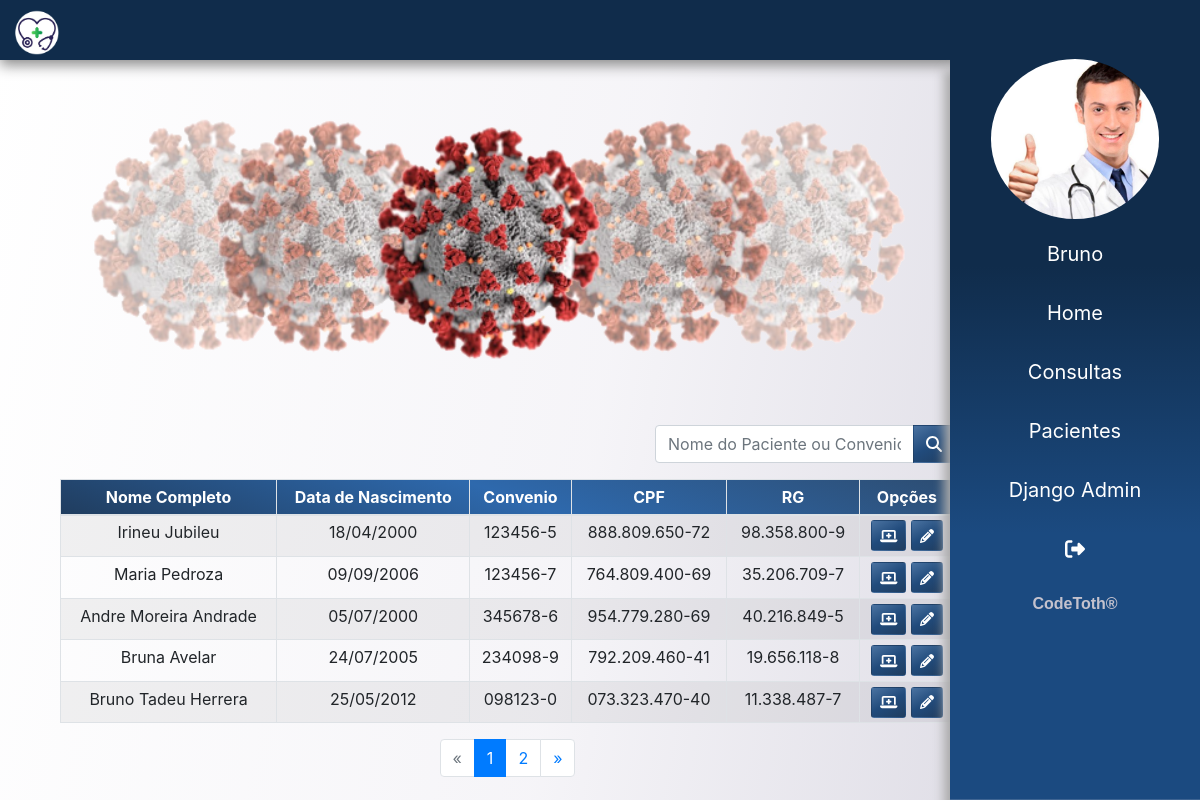
/pacientes/ (signed in), run on an earlier commit of the app's database.
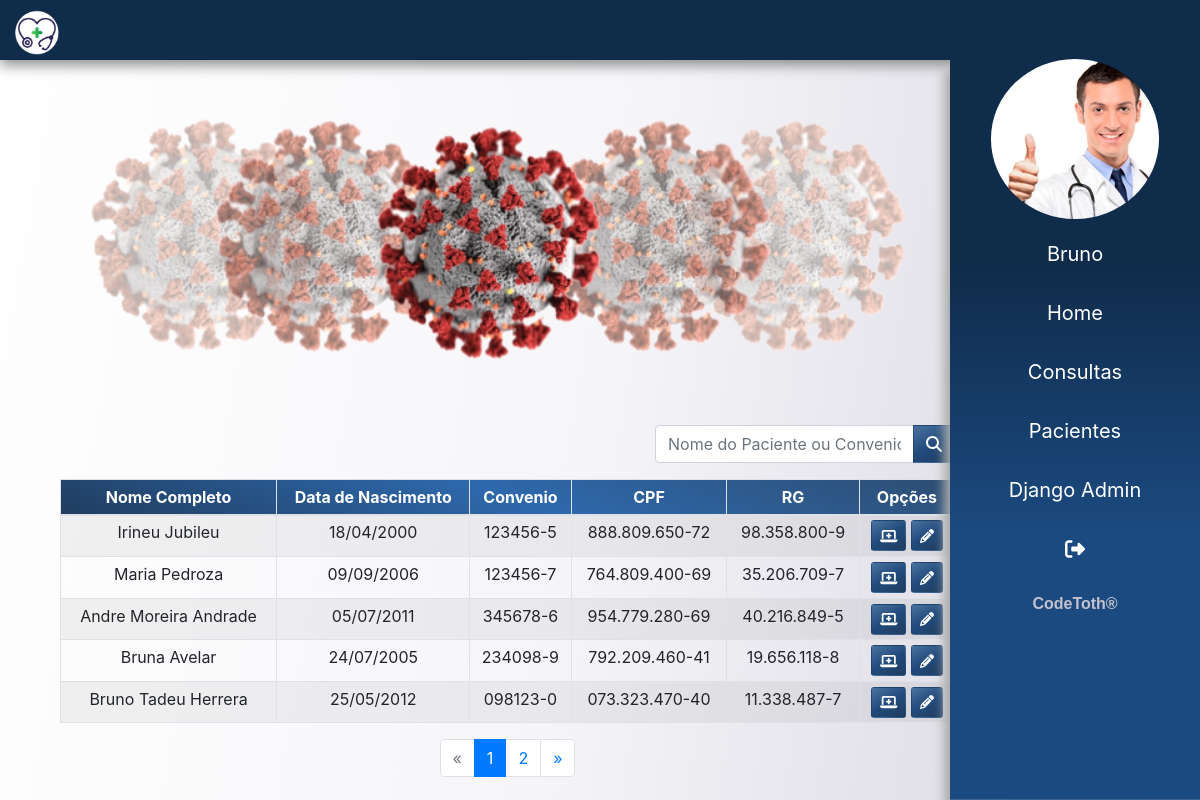
And on a later commit of the database.
### app/medico/models.py (models this page shows)
class Medico(models.Model):
    usuario = models.ForeignKey(User, on_delete=models.CASCADE)
    nome = models.CharField(max_length=150)
    sexo = models.CharField(max_length=1)
    data_nascimento = models.DateField()
    crm = models.CharField(max_length=20, unique=True)
    cpf = models.CharField(max_length=20, unique=True)
    rg = models.CharField(max_length=20, unique=True)
    email = models.EmailField()
    foto = models.ImageField(upload_to=f'fotos/{time.time()}', blank=True)

### app/paciente/models.py (models this page shows)
class Paciente(models.Model):
    nome = models.CharField(max_length=200)
    sexo = models.CharField(max_length=1)
    data_nascimento = models.DateField()
    cpf = models.CharField(max_length=20, unique=True)
    rg = models.CharField(max_length=20, unique=True)
    carteira_convenio = models.CharField(max_length=30, unique=True)
    peso = models.FloatField()
    altura = models.FloatField()
    endereco = models.CharField(max_length=250)
    end_num = models.IntegerField(max_length=10)
    complemento = models.CharField(max_length=50, blank=True)
    email = models.CharField(max_length=50)
    telefone = models.CharField(max_length=14)
    celular = models.CharField(max_length=15)

### app/paciente/views.py (the view)
# urls.py: path('', listar, name='conusultas')
@login_required(login_url='login')
def listar(request):
    dados =  get_dados(request)
    lst_pacientes = Paciente.objects.all()
    paginator = Paginator(lst_pacientes,5)
    page = request.GET.get('page')
    pacientes_por_pagina = paginator.get_page(page)
    dados['lst_pacientes'] = pacientes_por_pagina
    return render(request, 'paciente/lista_pacientes.html', dados)

### templates/paciente/lista_pacientes.html
{% extends 'base.html' %}
{% load static %}
{% block content %}
<main>
    {% include 'partials/_campanha.html' %}
    <section class="container">
        <div class="col-10">
            <div class="rowCustom mb-3">
                <div class="input-group">
                    <input type="text" class="form-control" placeholder="Nome do Paciente ou Convenio">
                    <div class="input-group-append">
                        <button class="btn btnCustom " type="button"><i class="fas fa-search"></i></button>
                    </div>
                </div>
            </div>
            <table class="table table-sm table-bordered table-striped text-center mx-auto" id="pacientes">
                <thead class="colorCustom">
                    <tr>
                        <th scope="col">Nome Completo</th>
                        <th scope="col">Data de Nascimento</th>
                        <th scope="col">Convenio</th>
                        <th scope="col">CPF</th>
                        <th scope="col">RG</th>
                        <th scope="col">Opções</th>
                    </tr>
                </thead>
                <tbody>
                    {% for paciente in lst_pacientes %}
                    <tr>
                        <th scope="row">{{ paciente.nome }}</th>
                        <td>{{ paciente.data_nascimento|date:"d/m/Y" }}</td>
                        <td> {{ paciente.carteira_convenio }} </td>
                        <td> {{ paciente.cpf }} </td>
                        <td> {{ paciente.rg }} </td>
                        <td>
                            <a href="{% url 'det_paciente' paciente.id %}" class="btn btnCustom btn-sm"> <i class="fas fa-laptop-medical"></i> </a>
                            <a href="{% url 'paciente' paciente.id %}" class="btn btnCustom btn-sm"> <i class="fas fa-pencil-alt"></i> </a>
                        </td>
                    </tr>
                    {% endfor %}
                </tbody>
            </table>
        </div>
        <div class="col-10">
            <nav aria-label="Page navigation example">
                {% if lst_pacientes.has_other_pages %}
                <ul class="pagination justify-content-center">
                    {% if lst_pacientes.has_previous %}
                    <li class="page-item">
                        <a class="page-link" href="?page={{ lst_pacientes.previous_page_number }}#pacientes" >&laquo;</a>
                    </li>
                    {% else %}
                    <li class="page-item disabled">
                        <a class="page-link">&laquo;</a>
                    </li>
                    {% endif %}
                    {% for pagina in lst_pacientes.paginator.page_range %}
                        {% if lst_pacientes.number == pagina %}
                        <li class="page-item active"> <a class="page-link">{{ pagina }}</a></li>
                        {% else %}
                        <li class="page-item">
                            <a href="?page={{ pagina }}#pacientes" class="page-link">{{ pagina }}</a>
                        </li>
                        {% endif %}
                    {% endfor %}
                    {% if lst_pacientes.has_next %}
                        <li class="page-item">
                            <a href="?page={{ lst_pacientes.next_page_number }}#pacientes" class="page-link">&raquo;</a>
                        </li>
                    {% else %}
                        <li class="page-item disabled">
                            <a class="page-link">&raquo;</a>
                        </li>
                    {% endif %}
                </ul>
                {% endif %}
            </nav>
        </div>
    </section>
</main>
{% endblock %}

### templates/base.html (shortened to what this page needs)
{% load static %}
<!DOCTYPE html>
<html lang="pt-br">
<head>
    <link rel="stylesheet" href="{% static 'css/utils/reset.css' %}">
    <link rel="stylesheet" href="{% static 'css/utils/bootstrap.css' %}">
    <link rel="stylesheet" href="{% static 'css/utils/all.min.css' %}">
    <link rel="stylesheet" href="{% static 'css/app.css' %}">
</head>
<body>
    {% include 'partials/_menu.html' %}
    {% include 'partials/_sidebar.html' %}
    {% block content %}{% endblock %}
</body>
</html>

### templates/partials/_menu.html (shortened to what this page needs)
{% load static %}
<header class="fixed-top">
    <div class="inner-width">
        <a href="{% url 'dashboard' %}" class="logo">
            <img src="{% static  'images/logo.png' %}" alt="" srcset=""></a>
    </div>
</header>

### templates/partials/_sidebar.html
{% load static %}
<div class="sidebar">
    <div class="mb-2">
        <img src="{{ usuario.foto.url }}" class="img-fluid  mx-auto d-block" alt="">
    </div>
    <ul>
        <a href="#" style="text-transform: capitalize ;"> <li> {{ request.user}} </li></a>
        <a href="{% url 'dashboard' %}"> <li>  Home </li></a>
        <a href="{% url 'conusultas' %}"> <li>  Consultas </li></a>
        <a href="{% url 'pacientes' %}"> <li>  Pacientes </li></a>
        {% if user.username == 'bruno' %}
        <a href="{% url 'admin:index' %}" target="_blank"><li>  Django Admin </li></a>
        {% endif %}
        <a href="{% url 'logout' %}"><li><i class="fas fa-sign-out-alt"></i> </li></a>
    </ul>
    <div class="text-center pb-3" style="font-weight: bolder;width: 100%;color: #C4C2CD;font-family: 'Play', sans-serif; ">
        <span>CodeToth&#174;</span>
    </div>
</div>

### templates/partials/_campanha.html (shortened to what this page needs)
{% load static %}
<div class="col-10">
    <div class="carousel slide p-5 mt-5" data-ride="carousel">
    <div class="carousel-inner">
        <div class="carousel-item active">
            <img src="{% static 'images/covid-19.png' %}" class="d-block w-100" alt="..." alt="">
        </div>
    </div>
    </div>
</div>

### static/css/app.css (style rules this page uses)
body { background-attachment: fixed; background-size: cover; background-image: linear-gradient(100deg,rgba(255, 255, 255, .5), rgba(236, 234, 241, .5), rgba(213, 211, 222, 1.5)); }
.colorCustom { background: linear-gradient(200deg, #2d4d72, #2e69ad, #203d5f) ; color: #fff; font-weight: bold; }
.rowCustom { float: right !important; width: 300px !important; }
.btnCustom { background: linear-gradient(150deg, #4b73a1, #214b7c, #203d5f) ; transition: 0.1s all; color: #fff; }
header { height: 60px; background: #102c4b; box-shadow: 0px 5px 13px #888888; }
.inner-width { max-width: 1000px; padding: 0 10px; }
.logo { float: left; }
.logo img { height: 65px; padding: 10px 0px; }
.sidebar img { border-radius: 100% !important; height: 160px !important; }
.sidebar { right: 0; top: 3.7rem !important; bottom: 0; width: 250px; background-image: linear-gradient( #102c4b,#102c4b,#1B4A80 , #1B4A80); box-shadow: -5px 12px 10px 1px #aaaaaa; background-attachment: fixed; overflow: hidden; transition: 0.8s all; height: 100% !important; position: fixed; z-index: 1030 !important; }
.sidebar ul li { list-style: none; }
.sidebar ul li { margin-top: 5px; padding: 12px; text-decoration: none; color: rgb(255, 255, 255); width: 100%; font-size: 20px; text-align: center; display: block; transition: 0.6s all; }

What changed in the data, as far as the page shows it:
changed Paciente "Andre Moreira Andrade": data_nascimento "05/07/2000" → "05/07/2011"
